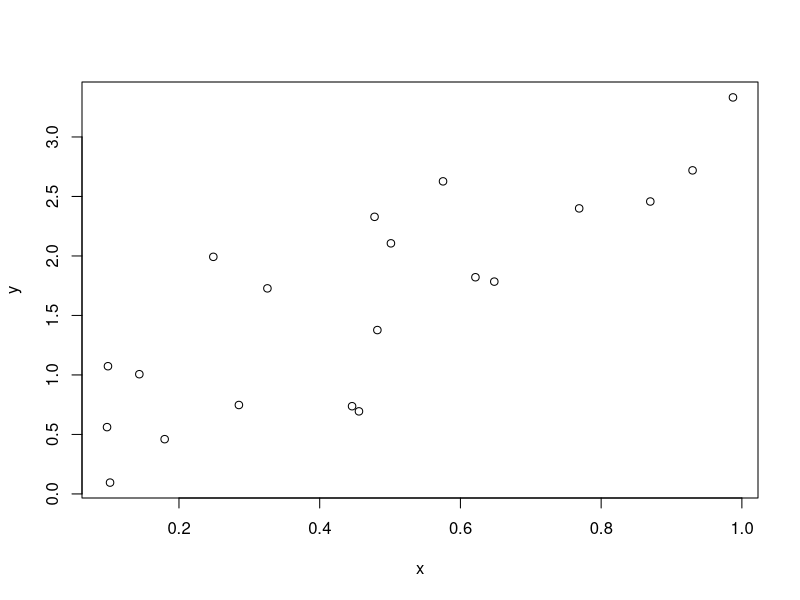
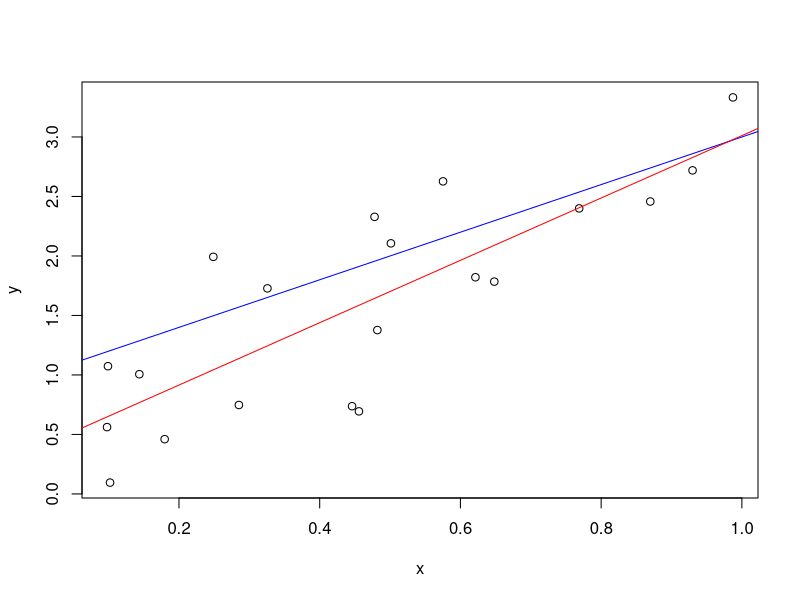

R code for these plots, in order:
## Aufgabe 4
rm(list = ls())

least_squares_estimator <- function(x,y){
        beta <- solve(t(x) %*% x) %*% t(x) %*% y
}

# create data --------------------------------------------------------
beta <- c(1, 2)
n <- 20
x <- runif(n) 
X <- matrix(c(rep(1, n), x), ncol=2)
noise <- rnorm(n, mean=0, sd=0.5) # normally distributed noise
# sd = 0.5  =>  var = 0.5^2 = 0.25
y <- X %*% beta + noise # data from linear model with noise

# show created objects -----------------------------------------------
beta
str(x) # atomic vector length 20
str(X) # 20x2 matrix
str(noise) # atomic vector length 20
str(y) # 20x1 matrix (~ vector length 20)

# plot data ----------------------------------------------------------
plot(x, y)

beta_est <- least_squares_estimator(X,y)

plot(x,y)
abline(beta, col='blue')
abline(beta_est, col='red')
